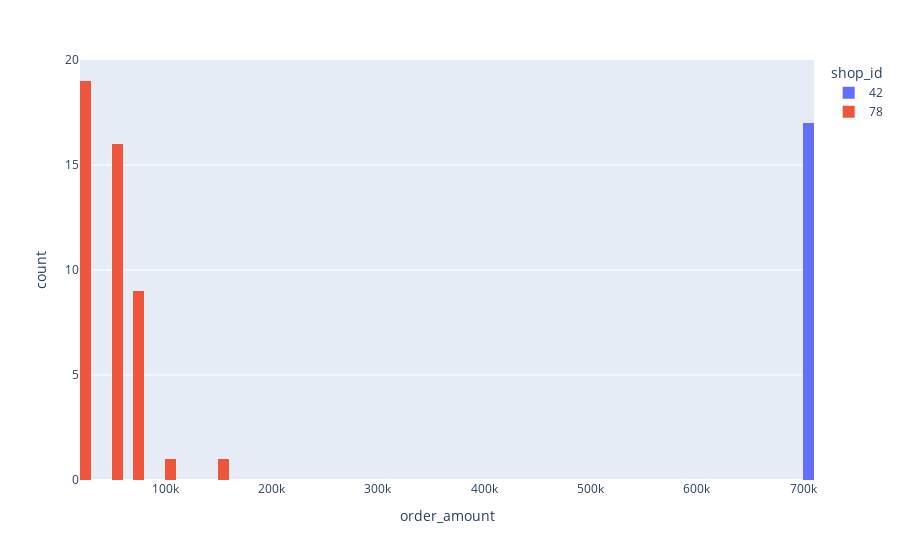

Notebook source saved alongside this figure:
### Code cell
px.histogram(
    temp_for_above_25k,
    x = 'order_amount',
    color= 'shop_id',
    nbins=100
)

### Figure 1 — Plotly figure (JSON) as saved in the notebook; plotly's stock layout.template omitted (floating-point values rounded to 4 significant figures)
{"data": [{"alignmentgroup": "True", "bingroup": "x", "hovertemplate": "shop_id=42<br>order_amount=%{x}<br>count=%{y}<extra></extra>", "legendgroup": "42", "marker": {"color": "#636efa", "pattern": {"shape": ""}}, "name": "42", "nbinsx": 100, "offsetgroup": "42", "orientation": "v", "showlegend": true, "type": "histogram", "x": [704000, 704000, 704000, 704000, 704000, 704000, 704000, 704000, 704000, 704000, 704000, 704000, 704000, 704000, 704000, 704000, 704000], "xaxis": "x", "yaxis": "y"}, {"alignmentgroup": "True", "bingroup": "x", "hovertemplate": "shop_id=78<br>order_amount=%{x}<br>count=%{y}<extra></extra>", "legendgroup": "78", "marker": {"color": "#EF553B", "pattern": {"shape": ""}}, "name": "78", "nbinsx": 100, "offsetgroup": "78", "orientation": "v", "showlegend": true, "type": "histogram", "x": [25725, 51450, 51450, 51450, 51450, 154350, 25725, 25725, 25725, 77175, 25725, 25725, 25725, 51450, 25725, 51450, 102900, 51450, 51450, 25725, 77175, 77175, 25725, 51450, 51450, 77175, 25725, 25725, 51450, 25725, 51450, 77175, 25725, 51450, 77175, 25725, 25725, 51450, 77175, 51450, 51450, 77175, 25725, 25725, 77175, 25725], "xaxis": "x", "yaxis": "y"}], "layout": {"barmode": "relative", "legend": {"title": {"text": "shop_id"}, "tracegroupgap": 0}, "margin": {"t": 60}, "xaxis": {"anchor": "y", "domain": [0, 1], "title": {"text": "order_amount"}}, "yaxis": {"anchor": "x", "domain": [0, 1], "title": {"text": "count"}}}}
